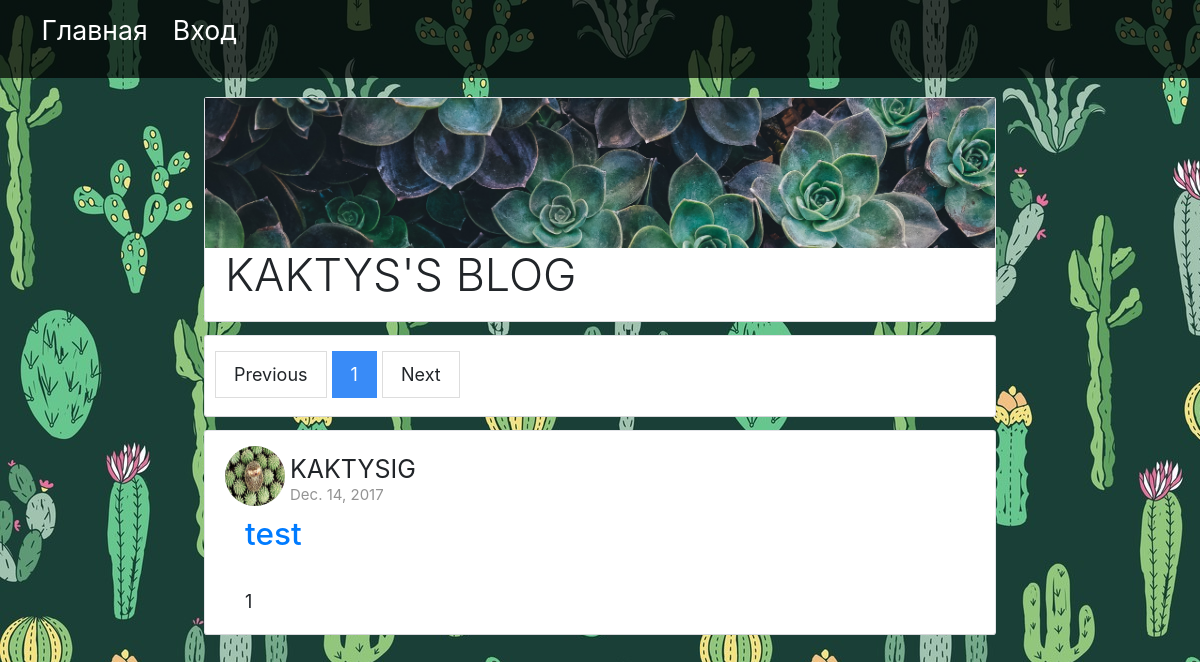
Before: / with the older database file.
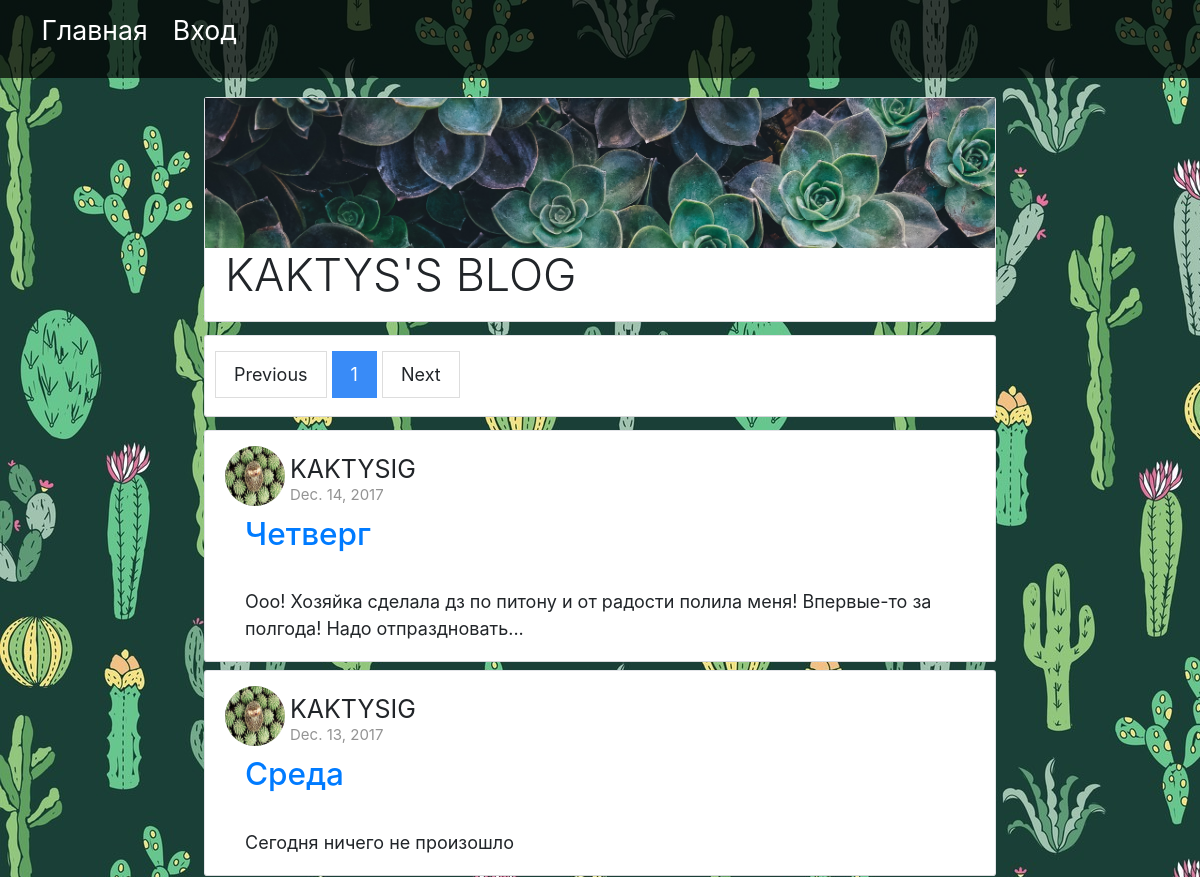
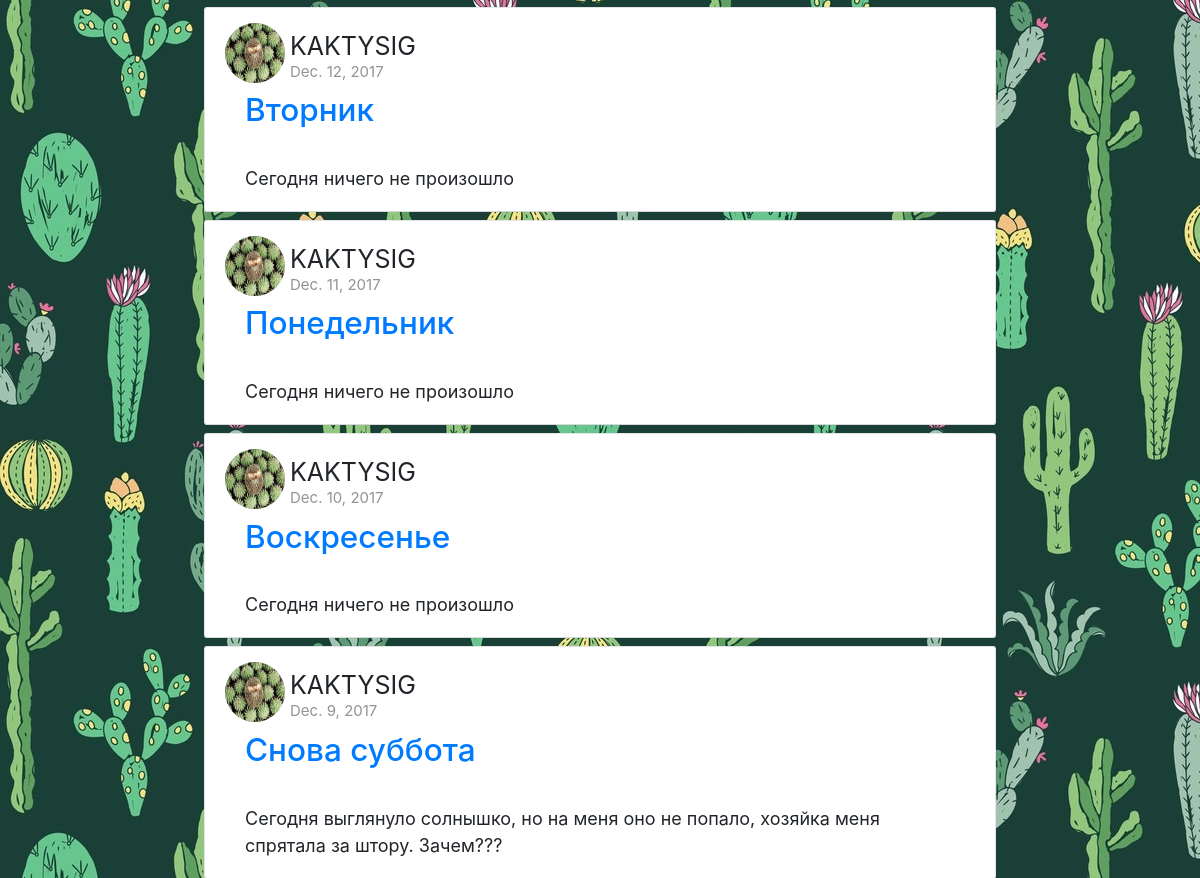
After: the same page with the newer database file (2 pictures, top to bottom).
### blog/models.py (models this page shows)
class Articles(models.Model):
    name = models.CharField(max_length=140)
    content = models.TextField()
    created_at = models.DateField(default=timezone.now)
    comments_on = models.BooleanField(default=True)
    likes = models.IntegerField(default=0)
    user = models.ForeignKey('auth.User', to_field='username')

### blog/views.py (the view)
# urls.py: url(r'^$', list_view, name='home'),
def list_view(request, page = 1):
    page = int(page) - 1
    ITEMS_ON_PAGE = 10
    firstitem = int(page*ITEMS_ON_PAGE)
    last_item = firstitem+ITEMS_ON_PAGE
    all_items = Articles.objects.all().order_by('-id')
    maxpage = int(ceil(len(all_items)/ITEMS_ON_PAGE) + 1)
    if all_items.count() == 0:
        maxpage += 1
    items = all_items[firstitem:last_item]
    return render(request, 'blog/list_view.html', {
        'articles' : items,
        'title' : 'Kaktys\'s blog',
        'auth': request.user.is_authenticated,
        'username': request.user.username,
        'pages' : list(range(1,maxpage)),
        'cur_page' : page + 1,
        'maxpage' : maxpage - 1,
        'next_page' : page + 2,
        'prev_page' : page,
    })

### blog/templates/blog/list_view.html (shortened to what this page needs)
{% extends 'blog/_base.html' %}
{% load static %}
{% block content %}
    <div class="block pagination">
        <div class="paginate">
            {% if cur_page != 1 %}
                <a href="{% url 'homepage' page=prev_page %}" class="paginate_button previous">Previous</a>
                {% else %}
                <a class="paginate_button previous">Previous</a>
            {% endif %}
            <span>
                {% for i in pages %}
                    {% if cur_page == i %}
                        <a class="paginate_button current">{{ i }}</a>
                    {% else %}
                        <a href="{% url 'homepage' page=i %}" class="paginate_button">{{ i }}</a>
                    {%  endif %}
                {% endfor %}
            </span>
            {% if cur_page != maxpage %}
                <a href="{% url 'homepage' page=next_page %}" class="paginate_button next">Next</a>
                {% else %}
                <a class="paginate_button next">Next</a>
            {% endif %}
        </div>
    </div>
    {% for item in articles %}
        <div class="article block">
            <div class="article-header">
                <a class="article-image">
                    <img src="{% static 'blog/avatars/kaktysig.jpg' %}" class="article-img">
                </a>
                <div class="article-header-info">
                    <h5 class="article-author"><a class="author">{{ item.user }}</a></h5>
                    <div class="article-date"><span>{{ item.created_at }}</span></div>
                </div>
                <div class="article-content">
                    <div class="article-info">
                        <div class="article-text">
                            <h3><a href="{% url 'article' article_id=item.id %}">{{ item.name }}</a></h3>
                            <br>
                            <div>{{ item.content }}</div>
                        </div>
                    </div>
                </div>
            </div>
        </div>
    {% empty %}
        <div class="block">
            <div class="empty">
                <i class="fa fa-times" aria-hidden="true"></i> К сожалению нет ни одной записи :(
            </div>
        </div>
    {% endfor %}
{% endblock %}
{% block title %}
    <div class="header-text">
        <h1>{{ title }}</h1>
    </div>
{% endblock %}
{% block menu %}
    <ul>
        <li><a href="{% url 'home' %}">Главная</a></li>
        {% if not auth %}
        <li><a href="/admin/login">Вход</a></li>
            {% else %}
            <li><a href="/admin/logout">Выход</a></li>
        {% endif %}
    </ul>
{% endblock %}

### blog/templates/blog/_base.html (shortened to what this page needs)
{% load static %}
<!DOCTYPE html>
<html lang="en">
<head>
    <link rel="stylesheet" href="{% static 'blog/css/tacit-css.min.css' %}">
    <link rel="stylesheet" href="{% static 'blog/bootstrap-4.0.0/css/bootstrap.css' %}">
    <link rel="stylesheet" href="{% static 'blog/font-awesome-4.7.0/css/font-awesome.min.css' %}">
    <link rel="stylesheet" href="{% static 'blog/css/style.css' %}">
</head>
<body>
<header>
    <menu>
        {% block menu %}{% endblock %}
    </menu>
    <div class="row">
        <div class="col-lg-2"></div>
        <div class="col-lg-8">
            <div class="header">
                <div class="header-image">
                </div>
                <div class="header-name">
                    {% block title %}{% endblock %}
                </div>
            </div>
        </div>
        <div class="col-lg-2"></div>
    </div>
</header>
<main>
    <div class="row">
        <div class="col-lg-2"></div>
        <div class="col-lg-8">
            {% block content %}{% endblock %}
        </div>
        <div class="col-lg-2"></div>
    </div>
</main>
</body>
</html>

### blog/static/blog/css/style.css (style rules this page uses)
body { background-image: url(../img/back.jpg); padding: 0px; background-color: #1a4038; }
header { margin: 0px; }
a { text-decoration: none; }
.block { position: relative; background: #fff; border-radius: 2px; box-shadow: 0 1px 0 0 #d7d8db, 0 0 0 1px #e3e4e8; margin: 15px 0 0; }
menu { background-color: rgba(0,0,0,0.7); margin: 0px; margin-bottom: 20px; padding: 10px; }
menu > ul > li { display: inline-block; padding-right: 20px; }
menu > ul > li a { color: white; font-size: 20pt; }
.header { background: #fff; border-radius: 2px; box-shadow: 0 1px 0 0 #d7d8db, 0 0 0 1px #e3e4e8; padding-bottom: 10px; }
.header-image { background-color: white; background-image: url(../img/bg-name.jpg); background-size: cover ; height: 150px; }
.header-text { font-size: 25px; margin: 0; text-transform: uppercase; margin-left: 20px; }
.header-text > h1 { font-weight: 300; }
.article-header { padding: 15px 20px 0; }
.article-image { display: block; float: left; }
.article-img { width: 60px; height: 60px; border-radius: 50%; vertical-align: top; }
.article-header-info { margin-left: 65px; padding-top: 8px; }
.article-author { font-size: 25px; margin: 0; font-weight: 400; }
.article-date { font-size: 15px; color: #939393; }
.article-text { word-wrap: break-word; text-overflow: ellipsis; position: relative; padding: 8px 20px 19px; margin-bottom: -5px; }
.pagination { height: 80px; padding: 10px; }
.paginate { float: right; text-align: right; padding-top: 0.25em; }
.paginate_button { cursor: default; color: #67757c; border: 1px solid #ddd; background: transparent; -webkit-box-shadow: none; box-shadow: none; box-sizing: border-box; display: inline-block; min-width: 1.5em; padding: 0.5em 1em; text-align: center; text-decoration: none; }
.current { color: #ffffff !important; border: 1px solid #398bf7; background-color: #398bf7; }

Changed rows visible on the page:
removed Articles: user "KAKTYSIG", created_at "Dec. 14, 2017", name "test", content "1"
added Articles: user "KAKTYSIG", created_at "Dec. 14, 2017", name "Четверг", content "Ооо! Хозяйка сделала дз по питону и от радости полила меня! Впервые-то за полгода! Надо отпраздновать..."
added Articles: user "KAKTYSIG", created_at "Dec. 13, 2017", name "Среда", content "Сегодня ничего не произошло"
added Articles: user "KAKTYSIG", created_at "Dec. 12, 2017", name "Вторник", content "Сегодня ничего не произошло"
added Articles: user "KAKTYSIG", created_at "Dec. 11, 2017", name "Понедельник", content "Сегодня ничего не произошло"
added Articles: user "KAKTYSIG", created_at "Dec. 10, 2017", name "Воскресенье", content "Сегодня ничего не произошло"
added Articles: user "KAKTYSIG", created_at "Dec. 9, 2017", name "Снова суббота", content "Сегодня выглянуло солнышко, но на меня оно не попало, хозяйка меня спрятала за штору. Зачем???"
